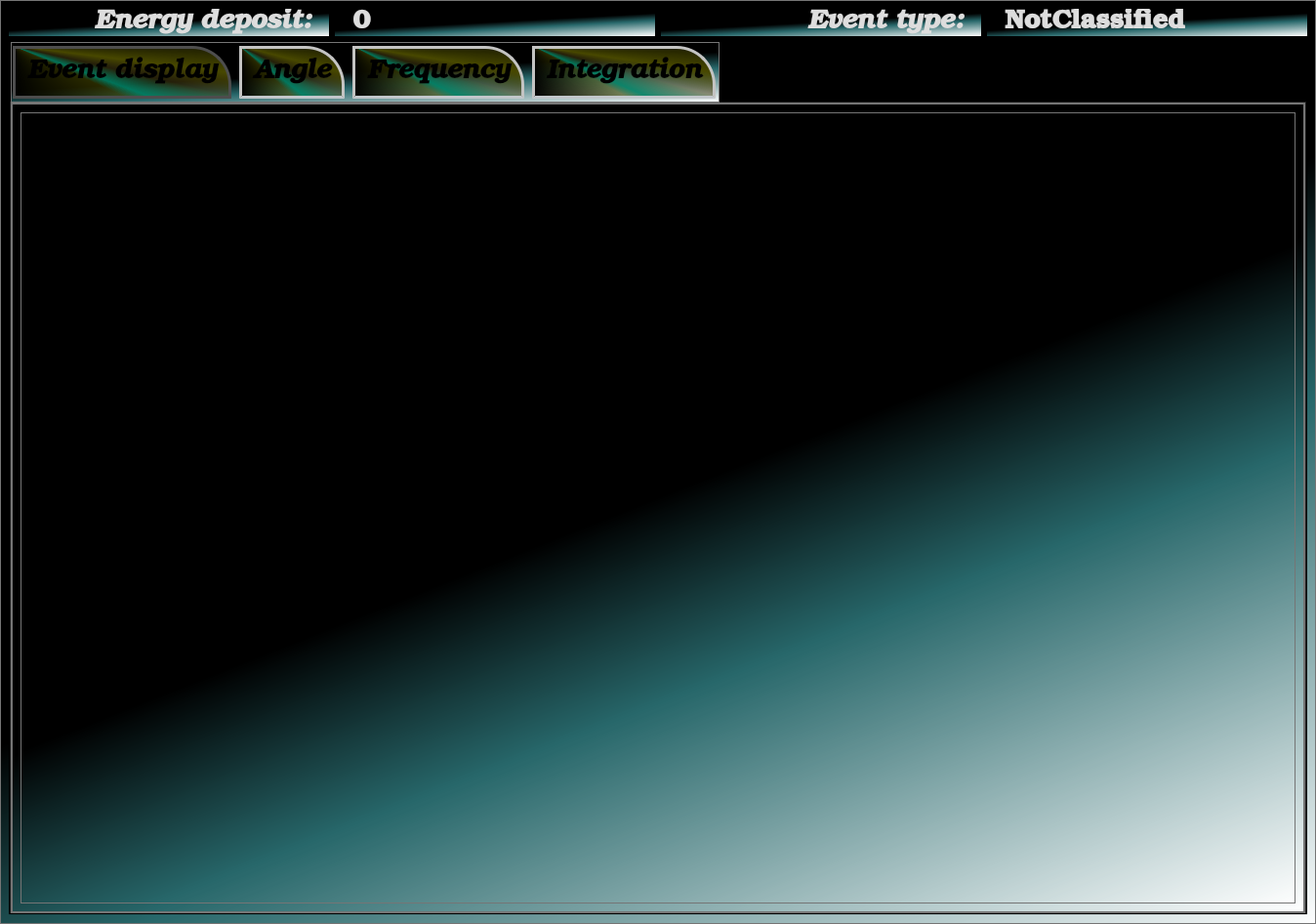
<?xml version="1.0" encoding="UTF-8"?>
<ui version="4.0">
 <class>MainWindow</class>
 <widget class="QMainWindow" name="MainWindow">
  <property name="geometry">
   <rect>
    <x>0</x>
    <y>0</y>
    <width>1348</width>
    <height>946</height>
   </rect>
  </property>
  <property name="minimumSize">
   <size>
    <width>0</width>
    <height>0</height>
   </size>
  </property>
  <property name="windowTitle">
   <string>Saved Window</string>
  </property>
  <property name="styleSheet">
   <string notr="true">
/*
    Android Material Dark
	COLOR_DARK     = #212121 Grey 900
	COLOR_MEDIUM   = #424242 Grey 800
	COLOR_MEDLIGHT = #757575 Grey 600
	COLOR_LIGHT    = #DDDDDD White
	COLOR_ACCENT   = #3F51B5 Indigo 500
*/

* {
	background:qlineargradient(spread:pad, x1:0.517, y1:0.25, x2:1, y2:1, stop:0.211207 rgba(0, 0, 0, 255), stop:0.456897 rgba(39, 103, 106, 255), stop:1 rgba(255, 255, 255, 255));
	color: #DDDDDD;
	border: 1px solid #757575;
}

QWidget::item:selected {
	background: #3F51B5;
}

QCheckBox, QRadioButton {
	border: none;
}

QRadioButton::indicator, QCheckBox::indicator {
	width: 13px;
	height: 13px;
}

QRadioButton::indicator::unchecked, QCheckBox::indicator::unchecked {
	border: 1px solid #757575;
	background: none;
}

QRadioButton::indicator:unchecked:hover, QCheckBox::indicator:unchecked:hover {
	border: 1px solid #DDDDDD;
}

QRadioButton::indicator::checked, QCheckBox::indicator::checked {
	border: 1px solid #757575;
	background: #757575;
}

QRadioButton::indicator:checked:hover, QCheckBox::indicator:checked:hover {
	border: 1px solid #DDDDDD;
	background: #DDDDDD;
}

QGroupBox {
	margin-top: 6px;
}

QGroupBox::title {
	top: -7px;
	left: 7px;
}

QScrollBar {
	border: 1px solid #757575;
	background: #212121;
}

QScrollBar:horizontal {
	height: 15px;
	margin: 0px 0px 0px 32px;
}

QScrollBar:vertical {
	width: 15px;
	margin: 32px 0px 0px 0px;
}

QScrollBar::handle {
	background: #424242;
	border: 1px solid #757575;
}

QScrollBar::handle:horizontal {
	border-width: 0px 1px 0px 1px;
}

QScrollBar::handle:vertical {
	border-width: 1px 0px 1px 0px;
}

QScrollBar::handle:horizontal {
	min-width: 20px;
}

QScrollBar::handle:vertical {
	min-height: 20px;
}

QScrollBar::add-line, QScrollBar::sub-line {
	background:#424242;
	border: 1px solid #757575;
	subcontrol-origin: margin;
}

QScrollBar::add-line {
	position: absolute;
}

QScrollBar::add-line:horizontal {
	width: 15px;
	subcontrol-position: left;
	left: 15px;
}

QScrollBar::add-line:vertical {
	height: 15px;
	subcontrol-position: top;
	top: 15px;
}

QScrollBar::sub-line:horizontal {
	width: 15px;
	subcontrol-position: top left;
}

QScrollBar::sub-line:vertical {
	height: 15px;
	subcontrol-position: top;
}

QScrollBar:left-arrow, QScrollBar::right-arrow, QScrollBar::up-arrow, QScrollBar::down-arrow {
	border: 1px solid #757575;
	width: 3px;
	height: 3px;
}

QScrollBar::add-page, QScrollBar::sub-page {
	background: none;
}

QAbstractButton:hover {
	background: #424242;
}

QAbstractButton:pressed {
	background: #757575;
}

QAbstractItemView {
	show-decoration-selected: 1;
	selection-background-color: #3F51B5;
	selection-color: #DDDDDD;
	alternate-background-color: #424242;
}

QHeaderView {
	border: 1px solid #757575;
}

QHeaderView::section {
	background: #212121;
	border: 1px solid #757575;
	padding: 4px;
}

QHeaderView::section:selected, QHeaderView::section::checked {
	background: #424242;
}

QTableView {
	gridline-color: #757575;
}

QTabBar {
	margin-left: 2px;
}

QTabBar::tab {
	border-radius: 0px;
	padding: 4px;
	margin: 4px;
}

QTabBar::tab:selected {
	background: #424242;
}

QComboBox::down-arrow {
	border: 1px solid #757575;
	background: #424242;
}

QComboBox::drop-down {
	border: 1px solid #757575;
	background: #424242;
}

QComboBox::down-arrow {
	width: 3px;
	height: 3px;
	border: 1px solid #757575;
}

QAbstractSpinBox {
	padding-right: 15px;
}

QAbstractSpinBox::up-button, QAbstractSpinBox::down-button {
	border: 1px solid #757575;
	background: #424242;
	subcontrol-origin: border;
}

QAbstractSpinBox::up-arrow, QAbstractSpinBox::down-arrow {
	width: 3px;
	height: 3px;
	border: 1px solid #757575;
}

QSlider {
	border: none;
}

QSlider::groove:horizontal {
	height: 5px;
	margin: 4px 0px 4px 0px;
}

QSlider::groove:vertical {
	width: 5px;
	margin: 0px 4px 0px 4px;
}

QSlider::handle {
	border: 1px solid #757575;
	background: #424242;
}

QSlider::handle:horizontal {
	width: 15px;
	margin: -4px 0px -4px 0px;
}

QSlider::handle:vertical {
	height: 15px;
	margin: 0px -4px 0px -4px;
}

QSlider::add-page:vertical, QSlider::sub-page:horizontal {
	background: #3F51B5;
}

QSlider::sub-page:vertical, QSlider::add-page:horizontal {
	background: #424242;
}

QLabel {
	border: none;
}

QProgressBar {
	text-align: center;
}

QProgressBar::chunk {
	width: 1px;
	background-color: #3F51B5;
}

QMenu::separator {
	background: #424242;
}

QStatusBar {
	border: 1px;
	color: #3F51B5;
}</string>
  </property>
  <property name="tabShape">
   <enum>QTabWidget::Rounded</enum>
  </property>
  <widget class="QWidget" name="centralwidget">
   <property name="autoFillBackground">
    <bool>false</bool>
   </property>
   <layout class="QGridLayout" name="gridLayout">
    <item row="0" column="2">
     <layout class="QGridLayout" name="gridLayout_2">
      <item row="0" column="1">
       <widget class="QLabel" name="EnergieDep">
        <property name="font">
         <font>
          <family>URW Bookman L</family>
          <pointsize>20</pointsize>
          <weight>75</weight>
          <italic>false</italic>
          <bold>true</bold>
         </font>
        </property>
        <property name="text">
         <string>  0</string>
        </property>
       </widget>
      </item>
      <item row="0" column="0">
       <widget class="QLabel" name="label">
        <property name="font">
         <font>
          <family>URW Bookman L</family>
          <pointsize>20</pointsize>
          <weight>75</weight>
          <italic>true</italic>
          <bold>true</bold>
         </font>
        </property>
        <property name="styleSheet">
         <string notr="true">background:qlineargradient(spread:repeat, x1:1, y1:0, x2:0, y2:1, stop:0.310345 rgba(156, 143, 137, 133), stop:0.378572 rgba(104, 117, 126, 145), stop:0.392241 rgba(135, 143, 88, 130), stop:0.479796 rgba(136, 129, 116, 208), stop:0.537455 rgba(185, 214, 223, 69), stop:0.543862 rgba(51, 38, 12, 69), stop:0.592552 rgba(52, 52, 52, 130), stop:0.597677 rgba(17, 42, 49, 255), stop:0.74569 rgba(48, 48, 48, 69), stop:0.891088 rgba(101, 95, 60, 69));
</string>
        </property>
        <property name="text">
         <string>Energy deposit:  </string>
        </property>
        <property name="alignment">
         <set>Qt::AlignRight|Qt::AlignTrailing|Qt::AlignVCenter</set>
        </property>
       </widget>
      </item>
      <item row="0" column="2">
       <widget class="QLabel" name="label_2">
        <property name="font">
         <font>
          <family>URW Bookman L</family>
          <pointsize>20</pointsize>
          <weight>75</weight>
          <italic>true</italic>
          <bold>true</bold>
         </font>
        </property>
        <property name="layoutDirection">
         <enum>Qt::LeftToRight</enum>
        </property>
        <property name="styleSheet">
         <string notr="true">background:qlineargradient(spread:repeat, x1:1, y1:0, x2:0, y2:1, stop:0.310345 rgba(156, 143, 137, 133), stop:0.378572 rgba(104, 117, 126, 145), stop:0.392241 rgba(135, 143, 88, 130), stop:0.479796 rgba(136, 129, 116, 208), stop:0.537455 rgba(185, 214, 223, 69), stop:0.543862 rgba(51, 38, 12, 69), stop:0.592552 rgba(52, 52, 52, 130), stop:0.597677 rgba(17, 42, 49, 255), stop:0.74569 rgba(48, 48, 48, 69), stop:0.891088 rgba(101, 95, 60, 69));
</string>
        </property>
        <property name="text">
         <string>Event type:  </string>
        </property>
        <property name="textFormat">
         <enum>Qt::AutoText</enum>
        </property>
        <property name="alignment">
         <set>Qt::AlignRight|Qt::AlignTrailing|Qt::AlignVCenter</set>
        </property>
       </widget>
      </item>
      <item row="0" column="3">
       <widget class="QLabel" name="EventType">
        <property name="font">
         <font>
          <family>URW Bookman L</family>
          <pointsize>20</pointsize>
          <weight>75</weight>
          <italic>false</italic>
          <bold>true</bold>
         </font>
        </property>
        <property name="text">
         <string>  NotClassified</string>
        </property>
       </widget>
      </item>
     </layout>
    </item>
    <item row="1" column="2">
     <widget class="QTabWidget" name="display">
      <property name="sizePolicy">
       <sizepolicy hsizetype="Expanding" vsizetype="Expanding">
        <horstretch>0</horstretch>
        <verstretch>0</verstretch>
       </sizepolicy>
      </property>
      <property name="minimumSize">
       <size>
        <width>1330</width>
        <height>0</height>
       </size>
      </property>
      <property name="maximumSize">
       <size>
        <width>16777215</width>
        <height>16777215</height>
       </size>
      </property>
      <property name="font">
       <font>
        <family>URW Bookman L</family>
        <pointsize>20</pointsize>
        <weight>75</weight>
        <italic>true</italic>
        <bold>true</bold>
       </font>
      </property>
      <property name="styleSheet">
       <string notr="true">QTabWidget::tab-bar {
left:0px;
}
/* Style the tab using the tab sub-control. Note that it reads QTabBar _not_ QTabWidget */

QTabBar::tab:selected {
border-color: rgb(77, 77, 77);
}

QTabWidget::pane { /* The tab widget frame */
border-top: 5px solid qlineargradient(spread:pad, x1:0.176, y1:1, x2:0.797, y2:1, stop:0 rgba(136, 106, 22, 255), stop:0.225 rgba(166, 140, 41, 255), stop:0.285 rgba(204, 181, 74, 255), stop:0.345 rgba(235, 219, 102, 255), stop:0.415 rgba(245, 236, 112, 255), stop:0.52 rgba(209, 190, 76, 255), stop:0.57 rgba(187, 156, 51, 255), stop:0.635 rgba(168, 142, 42, 255), stop:0.695 rgba(202, 174, 68, 255), stop:0.75 rgba(218, 202, 86, 255), stop:0.815 rgba(208, 187, 73, 255), stop:0.88 rgba(187, 156, 51, 255), stop:1 rgba(137, 108, 26, 255));
border-bottom:5px solid qlineargradient(spread:pad, x1:0.176, y1:1, x2:0.797, y2:1, stop:0 rgba(136, 106, 22, 255), stop:0.225 rgba(166, 140, 41, 255), stop:0.285 rgba(204, 181, 74, 255), stop:0.345 rgba(235, 219, 102, 255), stop:0.415 rgba(245, 236, 112, 255), stop:0.52 rgba(209, 190, 76, 255), stop:0.57 rgba(187, 156, 51, 255), stop:0.635 rgba(168, 142, 42, 255), stop:0.695 rgba(202, 174, 68, 255), stop:0.75 rgba(218, 202, 86, 255), stop:0.815 rgba(208, 187, 73, 255), stop:0.88 rgba(187, 156, 51, 255), stop:1 rgba(137, 108, 26, 255));
border-left:5px solid qlineargradient(spread:pad, x1:1, y1:0, x2:1, y2:1, stop:0 rgba(136, 106, 22, 255), stop:0.225 rgba(166, 140, 41, 255), stop:0.285 rgba(204, 181, 74, 255), stop:0.345 rgba(235, 219, 102, 255), stop:0.415 rgba(245, 236, 112, 255), stop:0.52 rgba(209, 190, 76, 255), stop:0.57 rgba(187, 156, 51, 255), stop:0.635 rgba(168, 142, 42, 255), stop:0.695 rgba(202, 174, 68, 255), stop:0.75 rgba(218, 202, 86, 255), stop:0.815 rgba(208, 187, 73, 255), stop:0.88 rgba(187, 156, 51, 255), stop:1 rgba(137, 108, 26, 255));
border-right:5px solid qlineargradient(spread:pad, x1:1, y1:0, x2:1, y2:1, stop:0 rgba(136, 106, 22, 255), stop:0.225 rgba(166, 140, 41, 255), stop:0.285 rgba(204, 181, 74, 255), stop:0.345 rgba(235, 219, 102, 255), stop:0.415 rgba(245, 236, 112, 255), stop:0.52 rgba(209, 190, 76, 255), stop:0.57 rgba(187, 156, 51, 255), stop:0.635 rgba(168, 142, 42, 255), stop:0.695 rgba(202, 174, 68, 255), stop:0.75 rgba(218, 202, 86, 255), stop:0.815 rgba(208, 187, 73, 255), stop:0.88 rgba(187, 156, 51, 255), stop:1 rgba(137, 108, 26, 255)) ;
}


QTabBar::tab {
background:qconicalgradient(cx:0, cy:0, angle:135, stop:0 rgba(0, 148, 114, 69), stop:0.375 rgba(0, 0, 0, 255), stop:0.452889 rgba(71, 72, 0, 145), stop:0.466983 rgba(1, 128, 99, 228), stop:0.503158 rgba(72, 69, 20, 130), stop:0.505423 rgba(72, 61, 20, 130), stop:0.55 rgba(72, 72, 0, 255), stop:0.668103 rgba(0, 0, 0, 255), stop:0.685345 rgba(72, 72, 0, 69), stop:0.905172 rgba(72, 57, 0, 130));
border: 3px solid #C4C4C3;
border-bottom-color: #C2C7CB; /* same as the pane color */
border-top-right-radius: 40px;
min-width: 33ex;
padding: 10px;
color:rgb(0, 0, 0);
}</string>
      </property>
      <property name="currentIndex">
       <number>0</number>
      </property>
      <property name="iconSize">
       <size>
        <width>16</width>
        <height>16</height>
       </size>
      </property>
      <property name="usesScrollButtons">
       <bool>true</bool>
      </property>
      <property name="documentMode">
       <bool>false</bool>
      </property>
      <property name="tabsClosable">
       <bool>false</bool>
      </property>
      <property name="movable">
       <bool>false</bool>
      </property>
      <widget class="QWidget" name="tracker">
       <property name="sizePolicy">
        <sizepolicy hsizetype="Preferred" vsizetype="Preferred">
         <horstretch>0</horstretch>
         <verstretch>0</verstretch>
        </sizepolicy>
       </property>
       <property name="minimumSize">
        <size>
         <width>1318</width>
         <height>0</height>
        </size>
       </property>
       <attribute name="title">
        <string>Event display</string>
       </attribute>
       <layout class="QGridLayout" name="gridLayout_6">
        <item row="0" column="0">
         <layout class="QGridLayout" name="gridLayout_5">
          <item row="0" column="0">
           <widget class="GraphicsLayoutWidget" name="plttracker">
            <property name="minimumSize">
             <size>
              <width>1040</width>
              <height>0</height>
             </size>
            </property>
           </widget>
          </item>
         </layout>
        </item>
       </layout>
      </widget>
      <widget class="QWidget" name="histogram">
       <property name="sizePolicy">
        <sizepolicy hsizetype="Preferred" vsizetype="Preferred">
         <horstretch>0</horstretch>
         <verstretch>0</verstretch>
        </sizepolicy>
       </property>
       <attribute name="title">
        <string>Angle</string>
       </attribute>
       <layout class="QGridLayout" name="gridLayout_8">
        <item row="0" column="0">
         <layout class="QGridLayout" name="gridLayout_7">
          <item row="0" column="0">
           <widget class="GraphicsLayoutWidget" name="plthistogram"/>
          </item>
         </layout>
        </item>
       </layout>
      </widget>
      <widget class="QWidget" name="frequency">
       <property name="sizePolicy">
        <sizepolicy hsizetype="Preferred" vsizetype="Preferred">
         <horstretch>0</horstretch>
         <verstretch>0</verstretch>
        </sizepolicy>
       </property>
       <attribute name="title">
        <string>Frequency</string>
       </attribute>
       <layout class="QGridLayout" name="gridLayout_10">
        <item row="0" column="0">
         <layout class="QGridLayout" name="gridLayout_9">
          <item row="0" column="0">
           <widget class="GraphicsLayoutWidget" name="pltfrequency"/>
          </item>
         </layout>
        </item>
       </layout>
      </widget>
      <widget class="QWidget" name="Integration_tab">
       <property name="sizePolicy">
        <sizepolicy hsizetype="Preferred" vsizetype="Preferred">
         <horstretch>0</horstretch>
         <verstretch>0</verstretch>
        </sizepolicy>
       </property>
       <attribute name="title">
        <string>Integration</string>
       </attribute>
       <layout class="QGridLayout" name="gridLayout_13">
        <item row="0" column="0">
         <layout class="QGridLayout" name="gridLayout_3">
          <item row="0" column="0">
           <widget class="GraphicsLayoutWidget" name="integview"/>
          </item>
         </layout>
        </item>
       </layout>
      </widget>
     </widget>
    </item>
   </layout>
  </widget>
  <action name="actionAll_pannel">
   <property name="checkable">
    <bool>false</bool>
   </property>
   <property name="enabled">
    <bool>true</bool>
   </property>
   <property name="text">
    <string>All pannel</string>
   </property>
  </action>
  <action name="actionHistogram">
   <property name="text">
    <string>Histogram</string>
   </property>
  </action>
  <action name="actionTracker">
   <property name="text">
    <string>Tracker</string>
   </property>
  </action>
  <action name="actionChannels">
   <property name="text">
    <string>Channels</string>
   </property>
   <property name="font">
    <font>
     <family>URW Bookman L</family>
     <pointsize>12</pointsize>
     <weight>75</weight>
     <bold>true</bold>
    </font>
   </property>
  </action>
  <action name="actionAll">
   <property name="text">
    <string>All</string>
   </property>
  </action>
 </widget>
 <customwidgets>
  <customwidget>
   <class>GraphicsLayoutWidget</class>
   <extends>QGraphicsView</extends>
   <header location="global">pyqtgraph</header>
  </customwidget>
 </customwidgets>
 <resources/>
 <connections/>
</ui>
